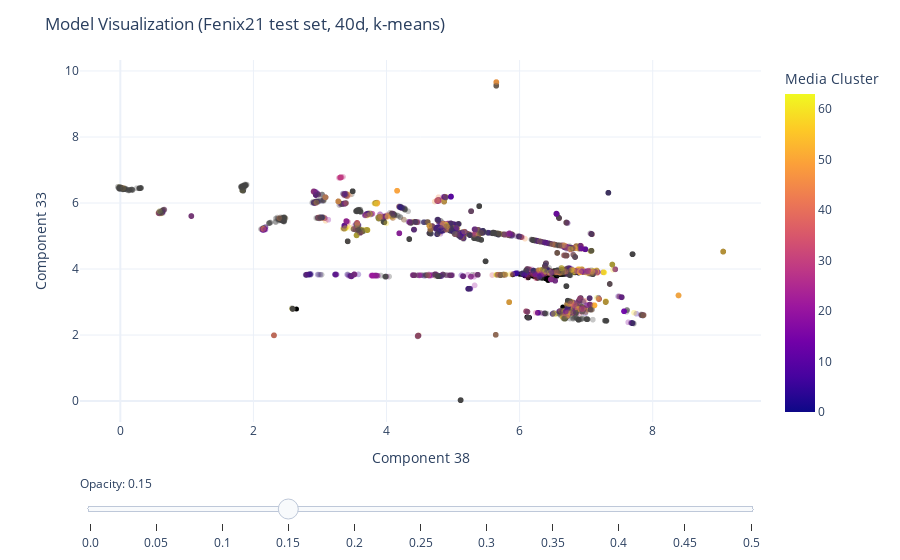

Notebook code cell kept with this figure:
### Code cell
fig = px.scatter(
    data_frame = train_df,
    x = dim1,
    y = dim2, # Change components to visualize each of the 30 dimensions
    color = "Media Cluster",
    hover_data = ["taxon_id", "Target", "KMeans Cluster"],
    opacity = 0.3
) 

# Add the test points as a scatter trace
fig.add_trace(
    go.Scatter(
        x=test_df[dim1],  # x coordinates
        y=test_df[dim2],  # y coordinates
        mode='markers',
        marker=dict(
            color='black',  
            size=5,  
            opacity=1.0 
        ),
        text=test_df["taxon_id"]  # marker hover text
    )
)

# Opacity slider
steps = []
for i in range(11):  # 0 to 1 in steps of 0.1
    step = dict(
        method="restyle",
        args=[{"marker.opacity": [i/20]}, [0]],  # Adjust opacity of the first trace only
        label=str(i/20)
    )
    steps.append(step)
sliders = [dict(
    active=3,  # initial value corresponding to opacity=0.3
    currentvalue={"prefix": "Opacity: "},
    pad={"t": 50},
    steps=steps
)]

#fig.update_coloraxes(showscale=False)
fig.update_layout(
    sliders=sliders,
    title="Model Visualization (Fenix21 test set, 40d, k-means)",
    template="plotly_white",
    showlegend=False
)

fig.show()

### Figure 1 — Plotly figure (JSON) as saved in the notebook; plotly's stock layout.template omitted (floating-point values rounded to 4 significant figures; data arrays with more than 128 entries replaced by an {"elided": "..."} marker saying what was removed)
{"data": [{"customdata": {"elided": "8464x3 mixed values"}, "hovertemplate": "Component 38=%{x}<br>Component 33=%{y}<br>taxon_id=%{customdata[0]}<br>Target=%{customdata[1]}<br>KMeans Cluster=%{customdata[2]}<br>Media Cluster=%{marker.color}<extra></extra>", "legendgroup": "", "marker": {"color": {"elided": "8464 int values"}, "coloraxis": "coloraxis", "opacity": 0.3, "symbol": "circle"}, "mode": "markers", "name": "", "showlegend": false, "type": "scattergl", "x": {"elided": "8464 float values"}, "xaxis": "x", "y": {"elided": "8464 float values"}, "yaxis": "y"}, {"marker": {"color": "black", "opacity": 1, "size": 5}, "mode": "markers", "text": {"elided": "247 str values"}, "type": "scatter", "x": {"elided": "247 float values"}, "y": {"elided": "247 float values"}}], "layout": {"coloraxis": {"colorbar": {"title": {"text": "Media Cluster"}}, "colorscale": [[0, "#0d0887"], [0.1111, "#46039f"], [0.2222, "#7201a8"], [0.3333, "#9c179e"], [0.4444, "#bd3786"], [0.5556, "#d8576b"], [0.6667, "#ed7953"], [0.7778, "#fb9f3a"], [0.8889, "#fdca26"], [1, "#f0f921"]]}, "legend": {"tracegroupgap": 0}, "margin": {"t": 60}, "showlegend": false, "sliders": [{"active": 3, "currentvalue": {"prefix": "Opacity: "}, "pad": {"t": 50}, "steps": [{"args": [{"marker.opacity": [0]}, [0]], "label": "0.0", "method": "restyle"}, {"args": [{"marker.opacity": [0.05]}, [0]], "label": "0.05", "method": "restyle"}, {"args": [{"marker.opacity": [0.1]}, [0]], "label": "0.1", "method": "restyle"}, {"args": [{"marker.opacity": [0.15]}, [0]], "label": "0.15", "method": "restyle"}, {"args": [{"marker.opacity": [0.2]}, [0]], "label": "0.2", "method": "restyle"}, {"args": [{"marker.opacity": [0.25]}, [0]], "label": "0.25", "method": "restyle"}, {"args": [{"marker.opacity": [0.3]}, [0]], "label": "0.3", "method": "restyle"}, {"args": [{"marker.opacity": [0.35]}, [0]], "label": "0.35", "method": "restyle"}, {"args": [{"marker.opacity": [0.4]}, [0]], "label": "0.4", "method": "restyle"}, {"args": [{"marker.opacity": [0.45]}, [0]], "label": "0.45", "method": "restyle"}, {"args": [{"marker.opacity": [0.5]}, [0]], "label": "0.5", "method": "restyle"}]}], "title": {"text": "Model Visualization (Fenix21 test set, 40d, k-means)"}, "xaxis": {"anchor": "y", "domain": [0, 1], "title": {"text": "Component 38"}}, "yaxis": {"anchor": "x", "domain": [0, 1], "title": {"text": "Component 33"}}}}
